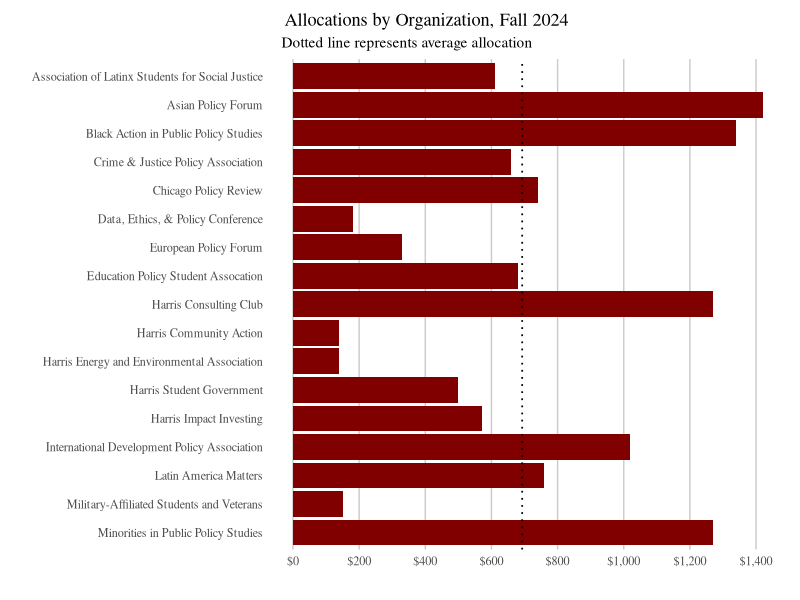

This figure's R source: (Note: this script raises an error after producing the figure.)
## ---- chunk 1
knitr::opts_chunk$set(echo = F, warning = F,message = F)
library(tidyverse)
## ---- chunk 2
df = read.csv("2024.csv")
hours = read.csv("hours.csv")

df <- df %>%
  group_by(org) %>%
  mutate(
    totalrequested=sum(amount),
    org=str_wrap(org,60)
  ) %>%
  ungroup() %>%
  mutate(
    org=factor(org,levels=rev(unique(org)),ordered=T)
  )

barstyle <- function(p,dist=200,dollars=T) {
  p <- p  +
    xlab("") +
    ylab("") +
    coord_flip() +
    theme_classic(base_family = "serif") +
    theme(
      axis.line.y=element_blank(),
      axis.ticks.y=element_blank(),
      axis.line.x=element_blank(),
      axis.ticks.x=element_blank(),
      panel.grid.major.x=element_line(color="gray80"),
      plot.margin=unit(c(10,10,10,10), "pt")
    )
  
  if (dollars) {
    p <- p +
    scale_y_continuous(
      breaks = seq(0,50000,by=dist),
      labels = scales::dollar_format()
    )
  }

  return(p)
}


pointstyle <- function(p,dist=200,dollars=T) {
  p <- p  +
    theme_classic(base_family = "serif") +
    theme(
      axis.line.y=element_blank(),
      axis.ticks.y=element_blank(),
      axis.line.x=element_blank(),
      axis.ticks.x=element_blank(),
      panel.grid.major.x=element_line(color="gray80"),
      panel.grid.major.y=element_line(color="gray80"),
      plot.margin=unit(c(10,10,10,10), "pt"),
      aspect.ratio=1
    )
  
  if (dollars) {
    p <- p +
    scale_x_continuous(
      breaks = seq(0,50000,by=dist),
      labels = scales::dollar_format()
    ) +
    scale_y_continuous(
      breaks = seq(0,50000,by=200),
      labels = scales::dollar_format()
    )
  }

  return(p)
}
## ---- chunk 3
p <- df %>%
  group_by(org) %>%
  summarize(total=mean(totalreceived)) %>%
  ggplot(aes(org,total)) +
  geom_bar(stat="identity",show.legend=F,fill="#800000") +
  labs(
    title="   Allocations by Organization, Fall 2024",
    subtitle="   Dotted line represents average allocation"
  ) +
  geom_hline(
    yintercept=mean(summarize(group_by(df,org),m=mean(totalreceived,na.rm=T))[["m"]],na.rm=T),
    linetype="dotted",
    size=.6
  )

barstyle(p)
## ---- chunk 4
p <- df %>%
  group_by(org) %>%
  summarize(leftover=mean(totalreceived,na.rm=T) + mean(externalreceived,na.rm=T) + mean(totalrollover,na.rm=T) - mean(actual,na.rm=T)) %>%
  ggplot(aes(org,leftover)) +
  geom_bar(stat="identity",show.legend=F,fill="#800000") +
  labs(
    title="   New Rollover by Organization, Fall 2024",
    subtitle="   Dotted line represents average allocation",
    caption=""
  ) +
  geom_hline(
    yintercept=mean(summarize(group_by(df,org),m=mean(totalreceived,na.rm=T))[["m"]],na.rm=T),
    linetype="dotted",
    size=.6
  )

barstyle(p,dist=1000)
## ---- chunk 5
rollover <- df %>%
  group_by(org) %>%
  summarize(rollover=mean(totalrollover+externalreceived),
            received=mean(totalreceived))

p <- rollover %>%
  ggplot(aes(rollover,received)) +
  geom_point(color="#800000") +
  labs(
    title="   Allocations Compared to Rollover +\n   External Funding by Organization, Fall 2024"
    # subtitle="   Points represent rollover/external amount"
  ) +
  xlab("Rollover + external funding") +
  ylab("Received") 
  # geom_smooth(method="lm")

# not significant
# lm(received~rollover, rollover) %>% summary()

pointstyle(p,dist=2000)
## ---- chunk 6
p <- df %>%
  group_by(org) %>%
  summarize(total=mean(eventsactual),
            planned=mean(events.planned)) %>%
  filter(!is.na(total)) %>%
  ggplot() +
  geom_bar(
    aes(org,planned,fill=Category),
    stat="identity",
    fill="#C16622"
  ) +
  geom_bar(
    aes(org,total,fill=Category),
    stat="identity",
    fill="#800000"
  ) +
  labs(
    title="   Planned vs. Actual Number of Events Held\n   by HSO, Fall 2024",
    caption="   Note: Gold=Planned, Maroon=Actual. IDPA and TAP did not report how many events they held in Fall"
  )

barstyle(p,dollars=F) +
  scale_y_continuous(breaks=seq(0,20,2))
## ---- chunk 7
# is receiving a low amount of funding correlated with hosting less events than planned?
df$devents <- df$events.planned-df$eventsactual
lm(totalreceived~devents,df) %>% summary()

p <- df %>%
  ggplot(aes(totalreceived,devents)) +
  geom_point(color="#800000") +
  xlab("Allocation") +
  ylab("Number of events canceled") +
  labs(title="Low allocation not associated with number of canceled events")

pointstyle(p,dollars=F)
## ---- chunk 8
# if we don't know how much they spent, assume received plus some rollover
df[is.na(df$actual),"actual"] <- df[is.na(df$actual),"totalreceived"] + df[is.na(df$actual),"externalreceived"] + round(df[is.na(df$actual),"totalrollover"] * .2)
## ---- chunk 9
# recalculate total requested for only those events held
df <- df %>%
  filter(actual!=0) %>%
  group_by(org) %>%
  mutate(totalrequested=sum(amount,na.rm=T))

# cap actual spent by amount we granted
df <- mutate(df,actualhsg=min(totalreceived,actual))
## ---- chunk 10
p <- df %>%
  group_by(org,category) %>%
  summarize(
    # we are missing detailed information for actual spending, so impute:
    # scale the amount requested by actual spending
    adjusted=sum(amount,na.rm=T)/mean(totalrequested,na.rm=T)*mean(actualhsg,na.rm=T)
  ) %>%
  group_by(category) %>%
  summarize(adjusted=round(sum(adjusted,na.rm=T))) %>%
  filter(!is.na(adjusted),category!="") %>%
  mutate(
    category=fct_reorder(str_to_sentence(category), adjusted)
  ) %>%
  ggplot(aes(category,adjusted)) +
  geom_bar(stat="identity",show.legend=F,fill="#800000") +
  labs(title="    HSG Funds Spending by Event Type, Fall 2024",
       subtitle="     Estimated from amount requested per category")

barstyle(p,dist=1000)
## ---- chunk 11
p <- df %>%
  group_by(org,type) %>%
  summarize(
    # scale the amount requested by 
    adjusted=sum(amount,na.rm=T)/mean(totalrequested,na.rm=T)*mean(actualhsg,na.rm=T)
  ) %>%
  group_by(type) %>%
  summarize(adjusted=round(sum(adjusted,na.rm=T))) %>%
  filter(!is.na(adjusted),type!="") %>%
  mutate(
    type=fct_reorder(str_to_sentence(type), adjusted)
  ) %>%
  ggplot(aes(type,adjusted)) +
  geom_bar(stat="identity",show.legend=F,fill="#800000") +
  labs(title="    HSG Funds Spending by Item Type, Fall 2024",
       subtitle="     Estimated from amount requested per item type")

barstyle(p,dist=2000)
